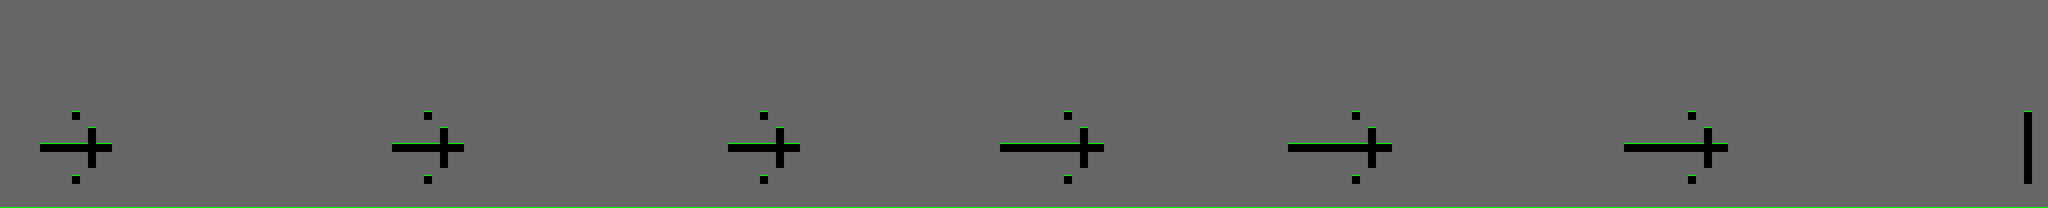

The image is a tile-based game level rendered from a .tmx file. Its description and source (layers, tilesets, objects; grid data summarised) follow:
An orthogonal 128x13 tile map with 32x32 px tiles, 1 tile layer (Tile Layer 1).

<map version="1.0" orientation="orthogonal" renderorder="right-down" width="128" height="13" tilewidth="32" tileheight="32">
 <tileset firstgid="1" name="futuristic_tileset_0" tilewidth="48" tileheight="48" margin="2">
  <image source="futuristic_tileset_0.png" width="150" height="195" />
 </tileset>
 <layer name="Tile Layer 1" width="128" height="13">
  <data>[1664 cells, 1664 non-empty, 2 distinct tile ids]</data>
 </layer>
</map>
